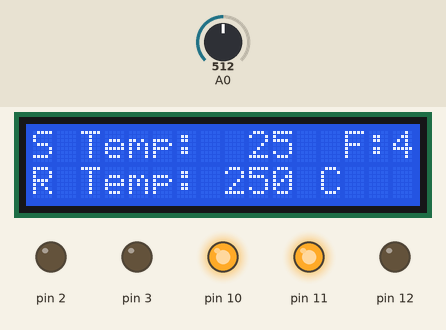
The sketch below on a simulated Arduino Uno, built with avr-gcc and run on an emulated ATmega328P. Shown: 16×2 character LCD, output pins drawn as LEDs (lit = HIGH). Wiring (inferred from the names in the program): character LCD (HD44780): RS pin 8; E pin 9; data pin 4, pin 5, pin 6, pin 7. The test bench sets the inputs (shaded band); at power-on: A0 = 512. Pins used as bus, display or sensor lines are not drawn; what the sketch prints to the serial monitor is not drawn.

Above: at 1.0 s.
1.1 s: A0 set to 89
At 1.6 s:
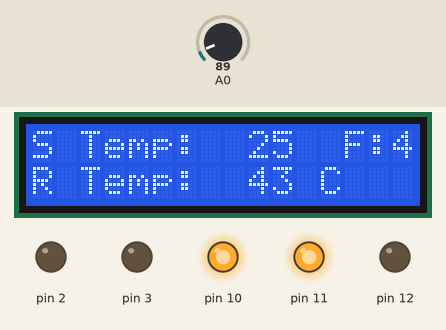
2.6 s: A0 set to 75
At 3.2 s:
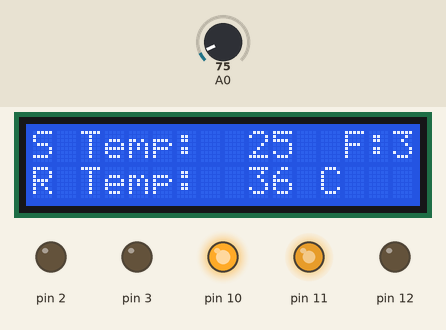
4.2 s: A0 set to 6
At 4.7 s:
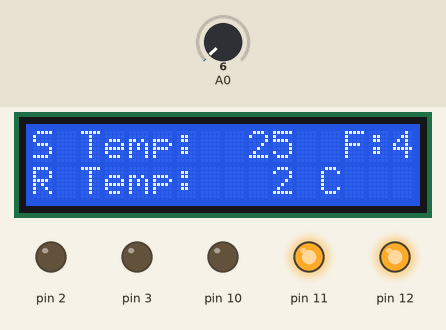
Timing chart, 0 to 7.2 s (numbered marks = the images above; inputs shaded):
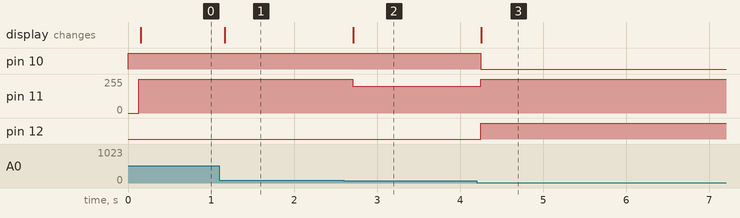

The sketch:

Lcd.ino
```cpp
#include <avr/io.h>			  /* Include AVR std. library file */
#include <util/delay.h>	  /* Include Delay header file */
#include "LCD.h"
#if !defined(__AVR_ATmega328P__)
#include <avr/iom328p.h>
#endif

#define LCD_Dir  DDRD			/* Define LCD data port direction */
#define LCD_Port PORTD		/* Define LCD data port */

#define RS_EN_Dir  DDRB		/* Define RS and En data port direction */
#define RS_EN_Port PORTB  /* Define RS and En port */
#define RS PB0				    /* Define Register Select pin */
#define EN PB1 				    /* Define Enable signal pin */

void LCD_Command( unsigned char cmnd )
{
	LCD_Port = (LCD_Port & 0x0F) | (cmnd & 0xF0); /* sending upper nibble */
	RS_EN_Port &= ~ (1<<RS);		/* RS=0, command reg. */
	RS_EN_Port |= (1<<EN);		/* Enable pulse */
	_delay_us(1);
	RS_EN_Port &= ~ (1<<EN);

	_delay_us(200);

	LCD_Port = (LCD_Port & 0x0F) | (cmnd << 4);  /* sending lower nibble */
	RS_EN_Port |= (1<<EN);
	_delay_us(1);
	RS_EN_Port &= ~ (1<<EN);
	_delay_ms(2);
}


void LCD_Char( unsigned char data )
{
	LCD_Port = (LCD_Port & 0x0F) | (data & 0xF0); /* sending upper nibble */
	RS_EN_Port |= (1<<RS);		/* RS=1, data reg. */
	RS_EN_Port|= (1<<EN);
	_delay_us(1);
	RS_EN_Port &= ~ (1<<EN);

	_delay_us(200);

	LCD_Port = (LCD_Port & 0x0F) | (data << 4); /* sending lower nibble */
	RS_EN_Port |= (1<<EN);
	_delay_us(1);
	RS_EN_Port &= ~ (1<<EN);
	_delay_ms(2);
}

void LCD_Init (void)			/* LCD Initialize function */
{
	LCD_Dir = 0xFF;			    /* Make LCD port direction as o/p */
  	RS_EN_Dir |= (1 << EN) | (1 << RS);

	_delay_ms(20);			    /* LCD Power ON delay always >15ms */

	LCD_Command(0x02);		  /* send for 4 bit initialization of LCD  */
	LCD_Command(0x28);      /* 2 line, 5*7 matrix in 4-bit mode */
	LCD_Command(0x0c);      /* Display on cursor off*/
	LCD_Command(0x06);      /* Increment cursor (shift cursor to right)*/
	LCD_Command(0x01);      /* Clear display screen*/
	_delay_ms(2);
}

void LCD_String (char *str)		/* Send string to LCD function */
{
	int i;
	for(i=0;str[i]!=0;i++)		/* Send each char of string till the NULL */
	{
		LCD_Char (str[i]);
	}
}

void LCD_String_xy (char row, char pos, char *str)	/* Send string to LCD with xy position */
{
	if (row == 0 && pos<16)
	  LCD_Command((pos & 0x0F)|0x80);	                  /* Command of first row and required position<16 */
	else if (row == 1 && pos<16)
	  LCD_Command((pos & 0x0F)|0xC0);	                  /* Command of first row and required position<16 */

	LCD_String(str);	                              	/* Call LCD string function */
}

void LCD_Clear()
{
	LCD_Command (0x01);		/* Clear display */
	_delay_ms(2);
	LCD_Command (0x80);		/* Cursor at home position */
}
```

Adc.h
```cpp
#ifndef __ADC__
#define __ADC__

void Adc_Init(void);

unsigned short Adc_ReadChannel(unsigned char channel);

#endif
```

Adc.ino
```cpp
#if !defined(__AVR_ATmega328P__)
#include <avr/iom328p.h>
#endif
#include "Adc.h"

void Adc_Init(void)
{
    // AREF = AVcc
    ADMUX = (1<<REFS0);

    // ADC Enable and prescaler of 128
    // 16000000/128 = 125000
    ADCSRA = (1<<ADEN)|(1<<ADPS2)|(1<<ADPS1)|(1<<ADPS0);
}

unsigned short Adc_ReadChannel(unsigned char ch)
{

  // select the corresponding channel 0~7
  // ANDing with ’7′ will always keep the value
  // of ‘ch’ between 0 and 7
  ch = ch & 0b00000111;  // AND operation with 7
  ADMUX = (ADMUX & 0b11111000)|ch; // clears the bottom 3 bits before ORing

  // start single convertion
  // write ’1′ to ADSC
  ADCSRA = ADCSRA | (1<<ADSC);

  // wait for conversion to complete
  // ADSC becomes ’0′ again
  // till then, run loop continuously
  while(ADCSRA & (1<<ADSC));

  return (ADC);

}
```

DC_Motor.h
```cpp
#ifndef __DC_MOTOR
#define __DC_MOTOR

typedef enum {
    DIRECTION_CW = 0,
    DIRECTION_CCW
} tenuDirection;

void DC_Init();
void DC_Start(unsigned char MotorID, tenuDirection Direction, unsigned char Speed);
void DC_Stop(unsigned char MotorID);

#endif
```

DC_Motor.ino
```cpp
#include "Dio.h"
#include "DC_Motor.h"
#if !defined(__AVR_ATmega328P__)
#include <avr/iom328p.h>
#endif

unsigned char MotorArray[2][4] = {{DDRD_REG, PORTD_REG, 2, 3},
                                {DDRD_REG, PORTD_REG, 4, 5}};

void DC_Init(){
  unsigned char LoopIterator;
  for (LoopIterator = 0 ; LoopIterator < sizeof(MotorArray)/sizeof(MotorArray[0]);LoopIterator++)
  {
    Dio_SetPinDirection((volatile unsigned char*)MotorArray[LoopIterator][0],
                        MotorArray[LoopIterator][2], DIO_DIR_OUTPUT);
    Dio_SetPinDirection((volatile unsigned char*)MotorArray[LoopIterator][0],
                        MotorArray[LoopIterator][3], DIO_DIR_OUTPUT);
  }
}

void DC_Start(unsigned char MotorID, tenuDirection Direction, unsigned char Speed){
    if (Direction == DIRECTION_CW)
    {
      Dio_SetPinState((volatile unsigned char*)MotorArray[MotorID][1], MotorArray[MotorID][2], DIO_STATE_HIGH);
      Dio_SetPinState((volatile unsigned char*)MotorArray[MotorID][1], MotorArray[MotorID][3], DIO_STATE_LOW);
    } else{
      Dio_SetPinState((volatile unsigned char*)MotorArray[MotorID][1], MotorArray[MotorID][2], DIO_STATE_LOW);
      Dio_SetPinState((volatile unsigned char*)MotorArray[MotorID][1], MotorArray[MotorID][3], DIO_STATE_HIGH);
    }
}

void DC_Stop(unsigned char MotorID){
  Dio_SetPinState((volatile unsigned char*)MotorArray[MotorID][1], MotorArray[MotorID][2], DIO_STATE_HIGH);
  Dio_SetPinState((volatile unsigned char*)MotorArray[MotorID][1], MotorArray[MotorID][3], DIO_STATE_HIGH);
}
```

Main.ino
```cpp
#include <avr/io.h>
#include <util/delay.h>
#include "Register.h"
#include "Uart.h"
#include "Lcd.h"
#include "Adc.h"
#include "Dio.h"
#include "DC_Motor.h"
#include "Pwm.h"

#define MAX_POINT       100
#define MIN_POINT       1
unsigned char sw1;
unsigned char sw2;

#define SPEED1      100
#define SPEED2      150
#define SPEED3      200
#define SPEED4      255

unsigned int set_value = 25;
unsigned short adc_value = 0;
char str[10];

int main(void)
{
    // Initialize pin D2 (PD2) as input button with no pull-up resistor
    Dio_SetPinDirection(DDR_D, PD2, DIO_DIR_INPUT);
    Dio_ResetRegisterBit(PORT_D, PD2);  // Disable pull-up resistor on PD2

    // Initialize pin D3 (PD3) as input button with no pull-up resistor
    Dio_SetPinDirection(DDR_D, PD3, DIO_DIR_INPUT);
    Dio_ResetRegisterBit(PORT_D, PD3);  // Disable pull-up resistor on PD3


    // Initialize pin BP2 and PB4 as outputs for IN1 and IN2
    Dio_SetPinDirection(DDR_B, PB2, DIO_DIR_OUTPUT);    // Set PB2 as output
    Dio_SetPinDirection(DDR_B, PB4, DIO_DIR_OUTPUT);    // Set PB4 as output
    Dio_SetPinDirection(DDR_B, PB3, DIO_DIR_OUTPUT);    // ENA on D11 (OC2A)


    // Set Motor Forward direction
    Dio_SetRegisterBit(PORT_B, PB2);    // Set PB2 High
    Dio_ResetRegisterBit(PORT_B, PB4);  // Set PB4 low

    // Initialize UART
    Uart_Init();
    Uart_SendString("Program Starts..!\n", 18);

    // Initialize ADC
    Adc_Init();

    // Initialize and clear LCD
    LCD_Init();
    LCD_Clear();

    // display messgaes on LCD
    LCD_String_xy(0,  0, "S Temp:");
    LCD_String_xy(0, 13, "F: ");
    LCD_String_xy(1,  0, "R Temp: ");
    LCD_String_xy(1, 12, "C");

    // Initialize PWM channels on pin D11
    Pwm_InitChannel(PWM4_CH, PWM_MODE_FAST);
    Pwm_StartChannel(PWM4_CH);             //  on pin D11

    while(1)
    {
        // Read the current state of the switch on PD2 and PD3
        sw1 = Dio_GetPinState(PIN_D, PD3);
        sw2 = Dio_GetPinState(PIN_D, PD2);

        // Check if SW1 is pressed
        if(sw1 == 0x01 ){
            set_value = set_value + 1;          // value increment by 1
            if(set_value > MAX_POINT)
                set_value = MAX_POINT;          // keep below max value
            _delay_ms(100);                     // 100msec delay for debounce
        }

        // Check if SW2 is pressed
        if(sw2 == 0x01 ){
            set_value = set_value - 1;          // value decrement by 1
            if(set_value < MIN_POINT)
                set_value = MIN_POINT;          // keep above minumim value
            _delay_ms(100);
        }

        // Read Temperature Sensor LM35
        adc_value = Adc_ReadChannel(0);
        float voltage = adc_value * (5.0 / 1023.0);  // Convert ADC to voltage (in volts)
        int tempC = (int)(voltage * 100.0);          // LM35 scale factor (10 mV per °C)

        sprintf(str, "%3d", set_value);             // Print Set value by user on LCD
        LCD_String_xy(0, 8, str);

        sprintf(str, "%3d", tempC);                 // Print Temperature on LCD
        LCD_String_xy(1, 8, str);

        sprintf(str, "%03d %03d\n", set_value, tempC);
        Uart_SendString(str, 8);


        if(tempC > set_value){

            Dio_SetRegisterBit(PORT_B, PB2);    // Set PB2 High
            Dio_ResetRegisterBit(PORT_B, PB4);  // Set PB4 low

            if(tempC <= (set_value+5) ){
                Pwm_SetDutyCycle(PWM4_CH, SPEED1);
                LCD_String_xy(0, 15, "1");
            }

            else if (tempC > (set_value+5) && tempC <= (set_value+10) ){
                Pwm_SetDutyCycle(PWM4_CH, SPEED2);
                LCD_String_xy(0, 15, "2");
            }

            else if (tempC > (set_value+10) && tempC <= (set_value+15) ){
                Pwm_SetDutyCycle(PWM4_CH, SPEED3);
                LCD_String_xy(0, 15, "3");
            }

            else if(tempC > (set_value+15)){
                Pwm_SetDutyCycle(PWM4_CH, SPEED4);
                LCD_String_xy(0, 15, "4");
            }
        }
        else{

            Dio_ResetRegisterBit(PORT_B, PB2);    // Set PB2 low
            Dio_SetRegisterBit(PORT_B, PB4);        // Set PB4 High

            if(tempC >= (set_value-5)){
                Pwm_SetDutyCycle(PWM4_CH, SPEED1);
                LCD_String_xy(0, 15, "1");
            }

            else if (tempC >= (set_value-10) && tempC < (set_value-5)){
                Pwm_SetDutyCycle(PWM4_CH, SPEED2);
                LCD_String_xy(0, 15, "2");
            }

            else if (tempC >= (set_value-15) && tempC < (set_value-10)){
                Pwm_SetDutyCycle(PWM4_CH, SPEED3);
                LCD_String_xy(0, 15, "3");
            }

            else if(tempC < (set_value-15)){
                Pwm_SetDutyCycle(PWM4_CH, SPEED4);
                LCD_String_xy(0, 15, "4");
            }

        }

        _delay_ms(100);
    }
    return 0;
}
```

Pwm.h
```cpp
#ifndef __PWM__
#define __PWM__

#define TCCR0A_REG                              0x44
#define TCCR0B_REG                              0x45
#define TCNT0_REG                               0x46
#define OCR0A_REG                               0x47
#define OCR0B_REG                               0x48

#define TCCR1A_REG                              0x80
#define TCCR1B_REG                              0x81
#define TCCR1C_REG                              0x82
#define TCNT1_REG                               0x84
#define OCR1A_REG                               0x88
#define OCR1B_REG                               0x8A

#define TCCR2A_REG                              0xB0
#define TCCR2B_REG                              0xB1
#define TCNT2_REG                               0xB2
#define OCR2A_REG                               0xB3
#define OCR2B_REG                               0xB4

#define PWM0_CH         0
#define PWM1_CH         1
#define PWM2_CH         2
#define PWM3_CH         3
#define PWM4_CH         4
#define PWM5_CH         5

typedef enum {
    PWM_MODE_FAST = 0,
    PWM_MODE_PHASE_CORRECT
} tenuPwmMode;

void Pwm_InitChannel(unsigned char Channel, tenuPwmMode Mode);
void Pwm_StartChannel(unsigned char Channel);
void Pwm_StopChannel(unsigned char Channel);
void Pwm_Init();
void Pwm_SetDutyCycle(unsigned char Channel, unsigned char DutyCycle);

#endif
```

Pwm.ino
```cpp
#include "Dio.h"
#include "Pwm.h"

#if !defined(__AVR_ATmega328P__)
#include <avr/iom328p.h>
#endif


unsigned char PwmChannelRegisters [3][6] = {
  {TCCR0A_REG, TCCR0B_REG,  0x00,           TCNT0_REG, OCR0A_REG, OCR0B_REG},
  {TCCR1A_REG, TCCR1B_REG,  TCCR1C_REG,     TCNT1_REG, OCR1A_REG, OCR1B_REG},
  {TCCR2A_REG, TCCR2B_REG,  0x00,           TCNT2_REG, OCR2A_REG, OCR2B_REG},
};

void Pwm_InitChannel(unsigned char Channel, tenuPwmMode Mode){
    unsigned char TimerIndex = Channel/2;
    if (Mode == PWM_MODE_FAST){
      Dio_SetRegisterBit((volatile unsigned char *)PwmChannelRegisters[TimerIndex][0], 0); //FAST MODE
      Dio_SetRegisterBit((volatile unsigned char *)PwmChannelRegisters[TimerIndex][0], 1); //FAST MODE
    }
    Dio_SetRegisterBit((volatile unsigned char *)PwmChannelRegisters[TimerIndex][1], 0); //No-Prescalar
}

void Pwm_StartChannel(unsigned char Channel){
  unsigned char TimerIndex = Channel/2;
  unsigned char PwmIndex = Channel%2;
  if (PwmIndex == 0 ){
    Dio_ResetRegisterBit((volatile unsigned char *)PwmChannelRegisters[TimerIndex][0], 6);    //COMxA0
    Dio_SetRegisterBit((volatile unsigned char *)PwmChannelRegisters[TimerIndex][0], 7);      //COMxA1
  } else{
    Dio_ResetRegisterBit((volatile unsigned char *)PwmChannelRegisters[TimerIndex][0], 4);    //COMxB0
    Dio_SetRegisterBit((volatile unsigned char *)PwmChannelRegisters[TimerIndex][0], 5);      //COMxB1
  }
}

void Pwm_StopChannel(unsigned char Channel){
  unsigned char TimerIndex = Channel/2;
  unsigned char PwmIndex = Channel%2;

  if (PwmIndex == 0 ){
    Dio_ResetRegisterBit((volatile unsigned char *)PwmChannelRegisters[TimerIndex][0], 6);    //COMxA0
    Dio_ResetRegisterBit((volatile unsigned char *)PwmChannelRegisters[TimerIndex][0], 7);      //COMxA1
  } else{
    Dio_ResetRegisterBit((volatile unsigned char *)PwmChannelRegisters[TimerIndex][0], 4);    //COMxB0
    Dio_ResetRegisterBit((volatile unsigned char *)PwmChannelRegisters[TimerIndex][0], 5);      //COMxB1
  }
}


void Pwm_Init(){
  Pwm_InitChannel(PWM1_CH, PWM_MODE_FAST);
  Pwm_StartChannel(PWM1_CH);
  Pwm_InitChannel(PWM5_CH, PWM_MODE_FAST);
  Pwm_StartChannel(PWM5_CH);
}

void Pwm_SetDutyCycle(unsigned char Channel, unsigned char DutyCycle){
  unsigned char TimerIndex = Channel/2;
  unsigned char PwmIndex = Channel%2;
  *(volatile unsigned char *)PwmChannelRegisters[TimerIndex][4+PwmIndex] = DutyCycle;
}
```

Uart.h
```cpp
#ifndef __UART__
#define __UART__

void Uart_Init(void);

void Uart_SetBaudRate(unsigned short BuadRate);

void Uart_SendChar(unsigned char DataByte);

unsigned char Uart_IsDataAvailable(void);

unsigned char Uart_ReadData();

void Uart_SendString(char DataString[], unsigned char Size);

void Uart_ReadString(char DataString[], unsigned char Size);

unsigned char Uart_ReadNumber(unsigned char Size);

#endif
```

Uart.ino
```cpp
#if !defined(__AVR_ATmega328P__)
#include <avr/iom328p.h>
#endif

#include "Uart.h"

#define _BV(bit) (1 << (bit))
#define bit_is_set(sfr, bit) (_SFR_BYTE(sfr) & _BV(bit))
#define bit_is_clear(sfr, bit) (!(_SFR_BYTE(sfr) & _BV(bit)))
#define loop_until_bit_is_set(sfr, bit) do { } while (bit_is_clear(sfr, bit))
#define loop_until_bit_is_clear(sfr, bit) do { } while (bit_is_set(sfr, bit))


void Uart_Init(void) {

    Uart_SetBaudRate(9600);

    /* Enable USART transmitter/receiver */
    UCSR0B = (1 << TXEN0) | (1 << RXEN0);

    /* 8 data bits, 1 stop bit */
    UCSR0C = (1 << UCSZ01) | (1 << UCSZ00);
}

void Uart_SetBaudRate(unsigned short BuadRate)
{
    unsigned short UBBR = ( (F_CPU / 16) /  BuadRate ) - 1;
    UBRR0L = (UBBR & 0xFF);
    UBRR0H = (( UBBR >> 8 ) & 0xFF);
}


void Uart_SendChar(unsigned char DataByte)
{
    // Wait until Write buffer is empty
    while ( ! (UCSR0A & ( 1 << UDRE0)) );
    UDR0 = DataByte;
}

unsigned char Uart_ReadData(void) {
    // Wait until data is received
    while ( ! (UCSR0A & ( 1 << RXC0)) );
    return UDR0;
}

void Uart_ReadString(char DataString[], unsigned char Size){
    int i;
    for (i=0; i<Size; i++)
    {
        DataString[i] = Uart_ReadData();
    }
}

unsigned char Uart_ReadNumber(unsigned char Size){
    int i;
    unsigned char Number = 0;
    while ( (UCSR0A & ( 1 << RXC0)) )
    {
        unsigned char ReadData = Uart_ReadData();
        if(ReadData < '0' && ReadData > '9')
        {
            continue;
        }
        Number = Number*10 + (ReadData - '0');
    }
    return Number;
}

void Uart_SendString(char DataString[], unsigned char Size){
    int i;
    for (i=0; i<Size; i++)
    {
        Uart_SendChar(DataString[i]);
    }
}
```

Lcd.h
```cpp
#ifndef __LCD__
#define __LCD__

void LCD_Command(unsigned char cmnd);
void LCD_Char (unsigned char char_data);
void LCD_Init (void);
void LCD_String (char *str);
void LCD_String_xy (char row, char pos, char *str);
void LCD_Clear();

#endif /*__LCD__*/
```

Dio.h
```cpp
#ifndef __DIO__
#define __DIO__

#define DIO_DIR_OUTPUT          1
#define DIO_DIR_INPUT           0
#define DIO_STATE_HIGH          1
#define DIO_STATE_LOW           0

#define PINB_REG                   0x23
#define DDRB_REG                   0x24
#define PORTB_REG                  0x25
#define PINC_REG                   0x26
#define DDRC_REG                   0x27
#define PORTC_REG                  0x28
#define PIND_REG                   0x29
#define DDRD_REG                   0x2A
#define PORTD_REG                  0x2B


#define PIN_B                   (volatile uint8_t *)(PINB_REG)
#define DDR_B                   (volatile uint8_t *)(DDRB_REG)
#define PORT_B                  (volatile uint8_t *)(PORTB_REG)
#define PIN_C                   (volatile uint8_t *)(PINC_REG)
#define DDR_C                   (volatile uint8_t *)(DDRC_REG)
#define PORT_C                  (volatile uint8_t *)(PORTC_REG)
#define PIN_D                   (volatile uint8_t *)(PIND_REG)
#define DDR_D                   (volatile uint8_t *)(DDRD_REG)
#define PORT_D                  (volatile uint8_t *)(PORTD_REG)

inline void Dio_SetRegisterBit(volatile unsigned char* Register, unsigned char Bit);

inline void Dio_ResetRegisterBit(volatile unsigned char* Register, unsigned char Bit);

inline void Dio_ToggleRegisterBit(volatile unsigned char* Register, unsigned char Bit);

void Dio_SetPinDirection(volatile unsigned char* Register, unsigned char Pin, unsigned char Direction);

void Dio_SetPinState(volatile unsigned char* Register, unsigned char Pin, unsigned char State);

unsigned char Dio_GetPinState(volatile unsigned char* Register, unsigned char Pin);

#endif /*__DIO__*/
```

Source omitted: Dio.ino (1174 bytes), Register.h (726 bytes)

Measured:
- the behaviour switches between 84 and 83 on A0 (found by bisection; images 1 and 2)
- after the input at 1.1 s, the display: changes after 0.07 s (image 1)
- after the input at 2.6 s, pin 11: 255/255 → 200/255 after 0.10 s; the display: changes after 0.11 s (image 2)
- after the input at 4.2 s, pin 10: HIGH → LOW after 0.05 s; pin 11: 200/255 → 255/255 after 0.05 s; pin 12: LOW → HIGH after 0.05 s; the display: changes after 0.05 s (image 3)
